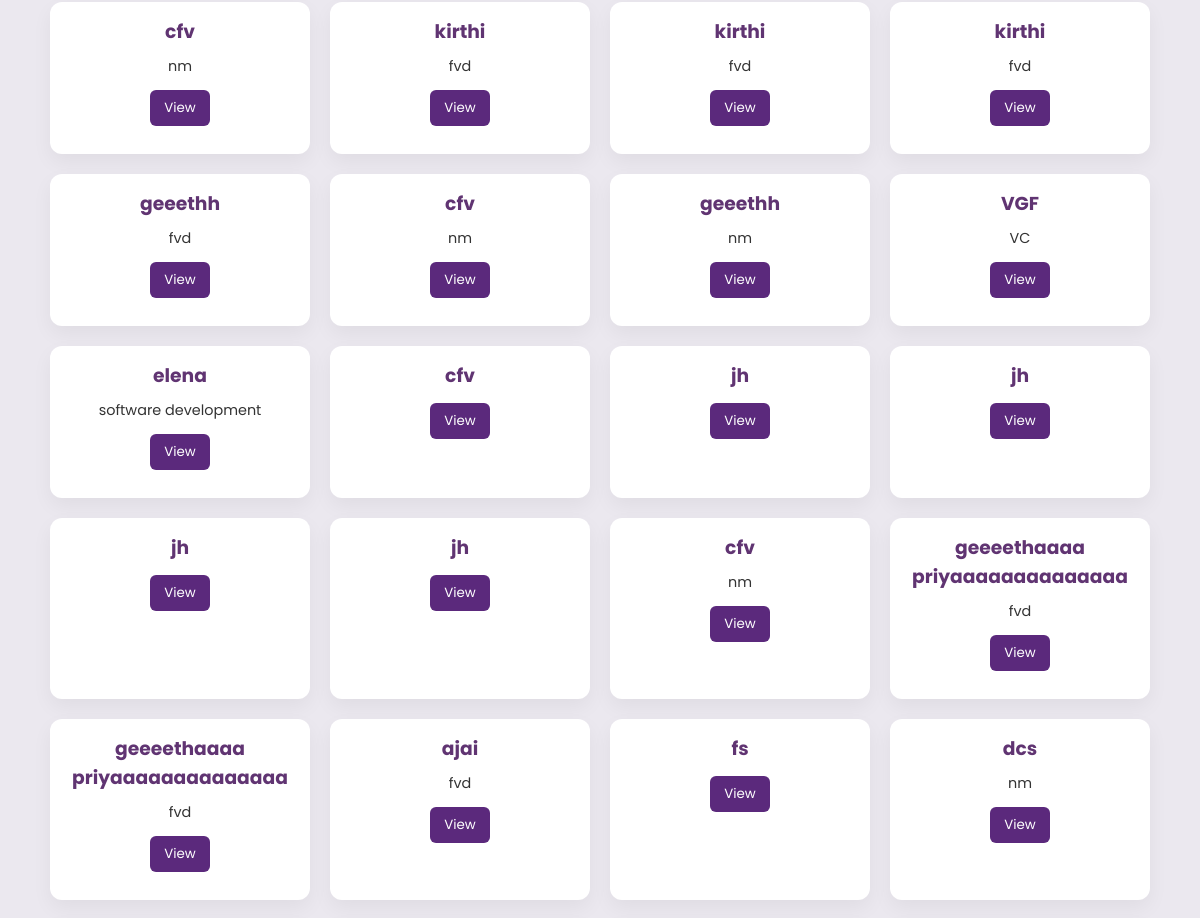
/dashboardd/ (signed in, middle part), run on an earlier commit of the app's database.
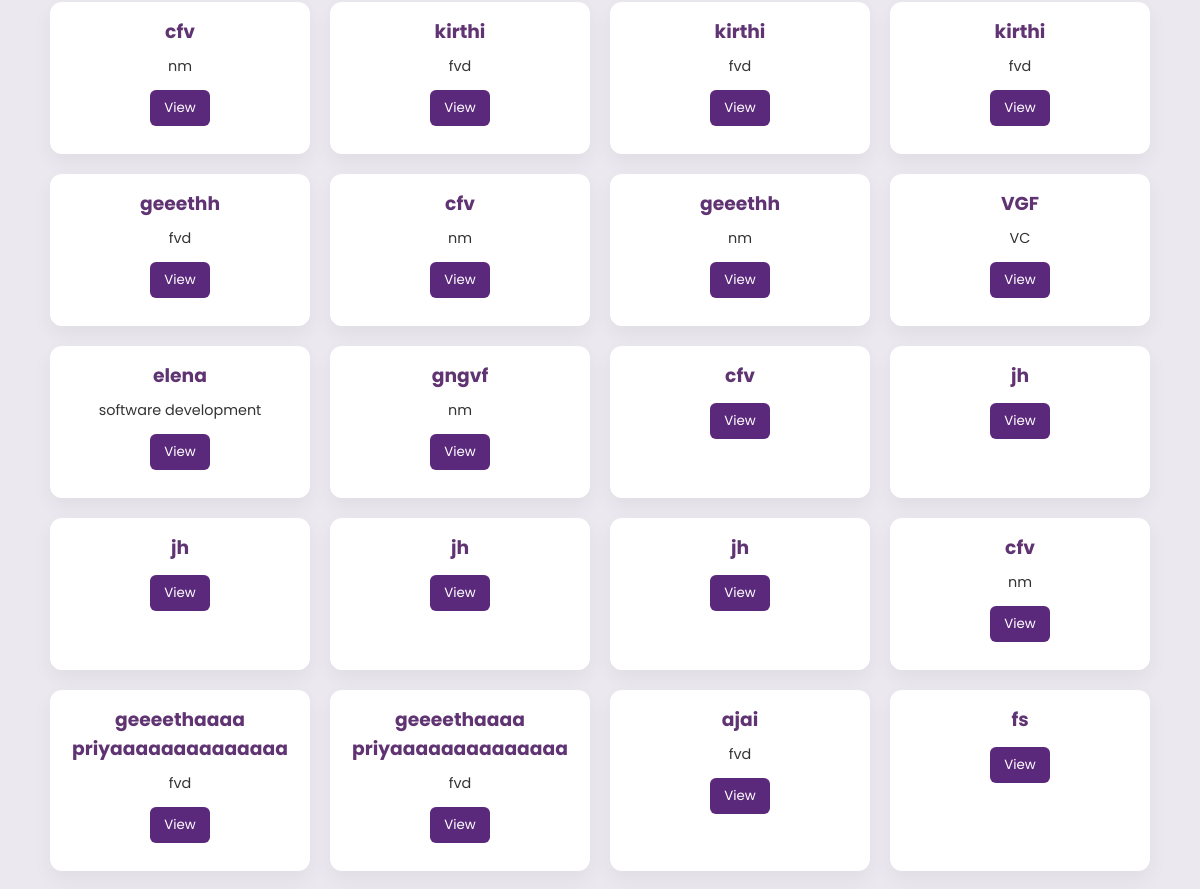
And on a later commit of the database.
### resume/models.py (models this page shows, shortened)
class Resume4(models.Model):
    user = models.ForeignKey(User, on_delete=models.CASCADE)
    full_name = models.CharField(max_length=100)
    job_title = models.CharField(max_length=100, blank=True, null=True)
    address = models.TextField(blank=True, null=True)
    email = models.EmailField(blank=True, null=True)
    website = models.CharField(max_length=100, blank=True, null=True)
    phone = models.CharField(max_length=20, blank=True, null=True)
    profile_summary = models.TextField(blank=True)
    technical_skills = models.TextField(blank=True, null=True)
    projects = models.TextField(blank=True, null=True)
    education = models.TextField(blank=True, null=True)
    work_experience = models.TextField(blank=True, null=True)
    achievements = models.TextField(blank=True, null=True)
    template_type = models.CharField(max_length=10, default='Resume4')

class Resume2(models.Model):
    user = models.ForeignKey(User, on_delete=models.CASCADE)
    full_name = models.CharField(max_length=100)
    job_title = models.CharField(max_length=100)
    phone = models.CharField(max_length=20)
    email = models.EmailField()
    about_me = models.TextField(blank=True)
    work_experience = models.TextField(blank=True, default="")
    skills = models.TextField(blank=True, help_text="Comma or line-separated")
    education = models.TextField(blank=True, help_text="One entry per line")
    profile_photo = models.ImageField(upload_to='profile_photos/', blank=True, null=True)
    template_type = models.CharField(max_length=10, default='Resume2')

### resume/views.py (the view)
# urls.py: path('dashboardd/', views.dashboard, name='dashboard'),
@login_required
def dashboard(request):
    user = request.user
    resumes = []
    for r in Resume1.objects.filter(user=user):
        print("Found Resume1:", r.full_name)
        resumes.append({'id': r.id, 'full_name': r.full_name, 'job_title': r.job_title, 'type': 'Resume1'})
    for r in Resume2.objects.filter(user=user):
        print("Found Resume2:", r.full_name)
        resumes.append({'id': r.id, 'full_name': r.full_name, 'job_title': r.job_title, 'type': 'Resume2'})
    for r in Resume3.objects.filter(user=user):
        print("Found Resume3:", r.full_name)
        resumes.append({'id': r.id, 'full_name': r.full_name, 'job_title': r.job_title, 'type': 'Resume3'})
    for r in Resume4.objects.filter(user=user):
        print("Found Resume4:", r.full_name)
        resumes.append({'id': r.id, 'full_name': r.full_name, 'job_title': r.job_title, 'type': 'Resume4'})
    for r in Resume5.objects.filter(user=user):
        print("Found Resume5:", r.full_name)
        resumes.append({'id': r.id, 'full_name': r.full_name, 'job_title': r.job_title, 'type': 'Resume5'})
    print(" Total resumes found:", len(resumes))
    return render(request, 'resume/dashboard.html', {'resumes': resumes})

### resume/templates/resume/dashboard.html (shortened to what this page needs)
{% load static %}
<!DOCTYPE html>
<html lang="en">
<head>
</head>
<body>
  <div class="main-content" id="main-content">
    <div class="template-section">
      {% if resumes %}
        <div class="template-grid">
          {% for resume in resumes %}
            <div class="template-card">
              <h3>{{ resume.full_name }}</h3>
              <p>{{ resume.job_title }}</p>
              <p>
                <a href="{% url 'resume_display' resume.type resume.id %}">
                  <button>View</button>
                </a>
              </p>
            </div>
          {% endfor %}
        </div>
      {% else %}
        <p style="text-align:center;">You have not created any resumes yet.</p>
      {% endif %}
    </div>
  </div>
</body>
</html>

What changed in the data, as far as the page shows it:
no longer on this page (row unchanged): Resume4: full_name "dcs", job_title "nm"
added Resume2: full_name "gngvf", job_title "nm"
Also different on the page:
new list line: "View"
list line gone: "View"
